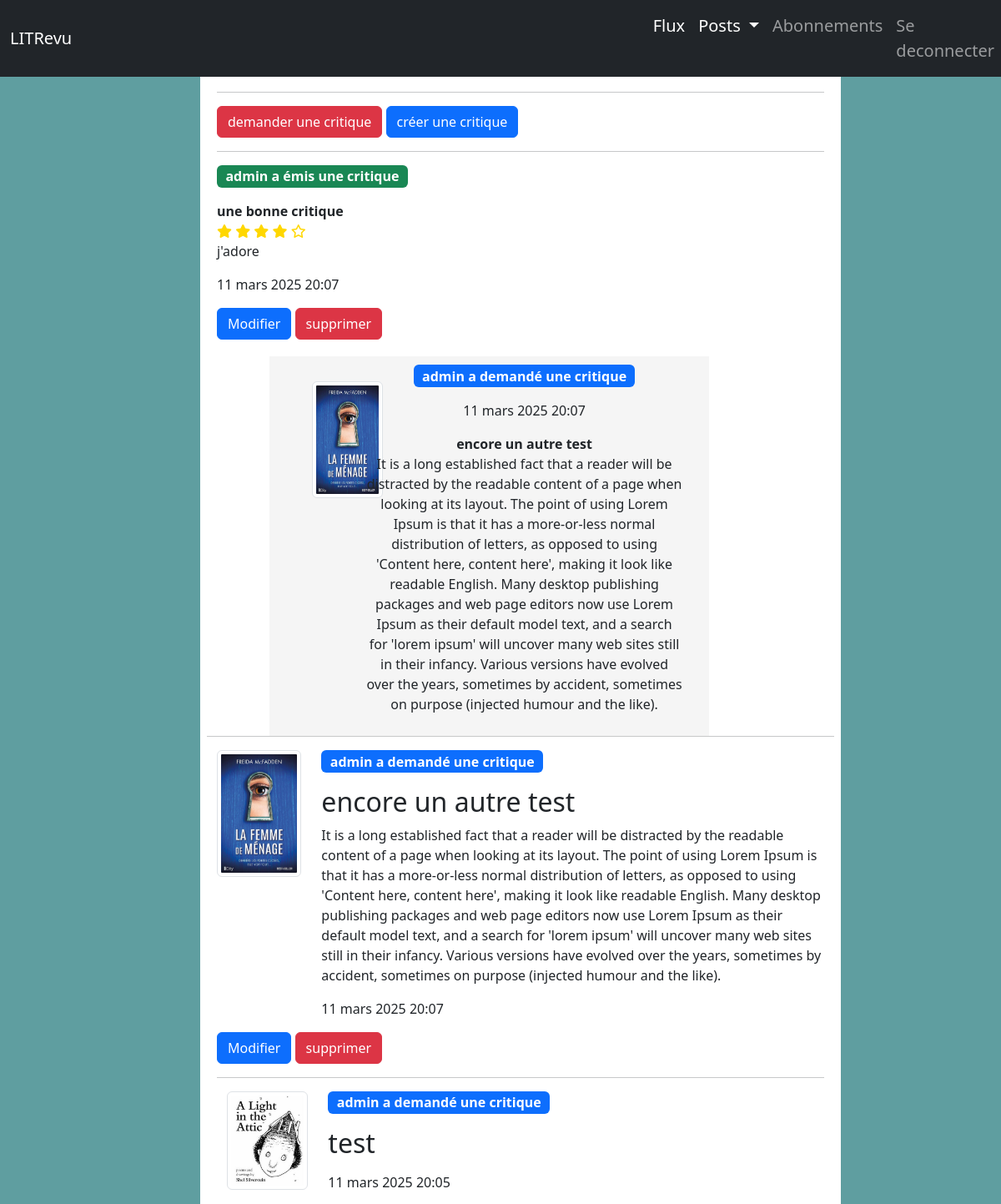
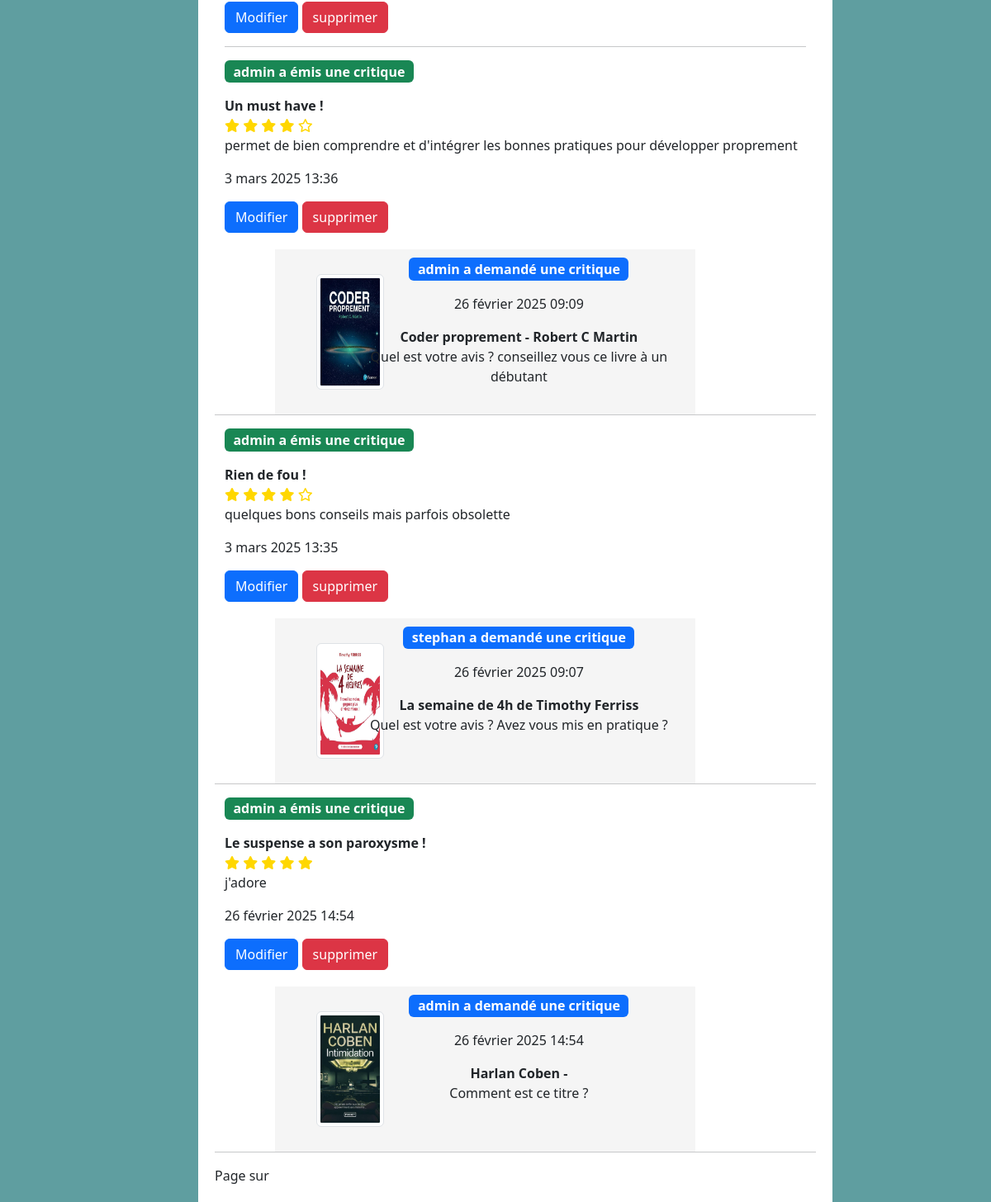
Screenshot of /home/ (signed in) with the database file from the repository (2 pictures, top to bottom).
### blog/models.py (models this page shows, shortened)
class Review(models.Model):
    ticket = models.ForeignKey(to=Ticket, on_delete=models.CASCADE)
    rating = models.PositiveSmallIntegerField(
        validators=[MinValueValidator(0), MaxValueValidator(5)])
    headline = models.CharField(max_length=128)
    body = models.CharField(max_length=8192, blank=True)
    user = models.ForeignKey(
        to=settings.AUTH_USER_MODEL, on_delete=models.CASCADE)
    time_created = models.DateTimeField(auto_now_add=True)
    def empty_stars(self):
        return 5 - self.rating

class Ticket(models.Model):
    image = models.ForeignKey(Photo,
                              null=True,
                              on_delete=models.SET_NULL,
                              blank=True)
    title = models.CharField(max_length=128)
    description = models.TextField(max_length=2048, blank=True)
    user = models.ForeignKey(settings.AUTH_USER_MODEL,
                             on_delete=models.CASCADE
                             )
    time_created = models.DateTimeField(auto_now_add=True)

class Photo(models.Model):
    image = models.ImageField(blank=True, null=True)
    caption = models.CharField(max_length=128, blank=True, null=True)
    uploader = models.ForeignKey(settings.AUTH_USER_MODEL,
                                 on_delete=models.CASCADE)
    date_created = models.DateTimeField(auto_now_add=True)
    IMAGE_MAX_SIZE = (800, 800)

### authentication/models.py (models this page shows)
class User(AbstractUser):
    pass

### blog/views.py (the view)
# urls.py: path('home/', FluxView.as_view(), name='home'),
class FluxView(LoginRequiredMixin, ListView):
    template_name = 'blog/home.html'
    context_object_name = 'page_obj'
    paginate_by = 6
    def get_queryset(self):
        user = self.request.user
        followed_user_ids = UserFollow.objects.filter(
            user=user).values_list('followed_user', flat=True)
        tickets = Ticket.objects.filter(
            user__in=followed_user_ids) | Ticket.objects.filter(user=user)
        reviews = Review.objects.filter(
            user__in=followed_user_ids) | Review.objects.filter(user=user)
        posts = sorted(list(tickets) + list(reviews),
                       key=lambda x: x.time_created, reverse=True)
        return posts

### blog/templates/blog/home.html (shortened to what this page needs)
{% extends 'base.html' %}
{% block content %}
<h1>Mes flux</h1>
<hr>
<a class="btn btn-danger" href="{% url 'ticket_create' %}">demander une critique</a>
<a class="btn btn-primary" class="btn-primary" href="{% url 'ticket_and_review' %}">créer une critique</a>
<hr>
{% for post in page_obj %}
    {%if post.title %}
    <div class="container">
        <div class="row">
        <div class="col-md-2">
            {% if post.image and post.image.image %}
                <img src="{{ post.image.image.url }}" class="img-thumbnail" width="200" height="200" alt="Image for {{ post.title }}">
            {%endif%}
        </div>
        <div class="col-md-10">
            <p class="badge bg-primary">{{ post.user }} a demandé une critique</p>
            <h2>{{ post.title }}</h2>
            <p>{{ post.description }}</p>
            <p>{{ post.time_created }}</p>
        </div>
        </div>
        {% if post.user == user %}
        <div class="row">
            <div class="col-md-12">
            <a class="btn btn-primary"  href="{% url 'edit_ticket' post.id %}">
                Modifier
            </a>
            <a class="btn btn-danger" type="dropdown-item" href="{% url 'ticket_delete' post.id %}">
                supprimer
            </a>
        </div>
        {% else %}
        <div class="row">
            <div class="col-md-12">
            <a class="btn btn-primary"  href="{% url 'review_create' post.id %}">
                Créer une critique
            </a>
        {%endif%}
    </div>
    {%endif%}
    {%if post.headline %}
    <div class="review">
    <p class="badge bg-success">{{ post.user }} a émis une critique</p>
    <div>
    <strong>{{ post.headline }}</strong>
    <div class="rating">
        {% for _ in ""|ljust:post.rating %}
        <i class="fas fa-star"></i>
        {% endfor %}
        {% for _ in ""|ljust:post.empty_stars %}
            <i class="far fa-star"></i>
        {% endfor %}
    </div>
    </div>
    <p>{{ post.body }}</p>
    <p>{{ post.time_created }}</p>
    {% if post.user == user %}
    <div class="row">
        <div class="col-md-12">
        <a class="btn btn-primary"  href="{% url 'review_edit' post.id %}">
            Modifier
        </a>
        <a class="btn btn-danger" type="dropdown-item" href="{% url 'review_delete' post.id %}">
            supprimer
        </a>
    </div>
    {%endif%}
    <div class="downTicket">
        <div class="col-md-2">
        {% if post.ticket.image and post.ticket.image.image %}
            <img src="{{ post.ticket.image.image.url }}" class="img-thumbnail" alt="Première de couverture de {{ post.ticket.title }}">
        {%endif%}
        </div>
        <div class="col-md-9">
        <p class="badge bg-primary">{{ post.ticket.user }} a demandé une critique</p>
        <p>{{ post.ticket.time_created }}</p>
        <strong>{{ post.ticket.title }}</strong>
        <p>{{ post.ticket.description }}</p>
        </div>
    </div>
    {%endif%}
    <hr>
{% endfor %}
    <div class="pagination">
        <span>
            Page {{ page_obj.number }} sur {{ page_obj.paginator.num_pages }}
        </span>
    </div>
{% endblock content %}

### static/css/styles.css (style rules this page uses)
* { margin: 0; padding: 0; box-sizing: border-box; }
body { width: 80%; margin-left: 20%; margin-right: 20%; }
h1 { text-align: center; }
.downTicket { background-color: whitesmoke; display: flex; justify-content: center; margin-top: 20px; margin-left: 10%; padding: 10px; text-align: center; width: 70%; }
.downTicket .img-thumbnail { width: 120px; height: 140px; margin: 20px; }
.bg-image { background-color: cadetblue; }
.badge { max-width: 400px; font-size: 1em; }
.fa-star { color: gold; }

### rows the page displays
Review: user "admin", headline "une bonne critique", rating 4 (drawn), body "j'adore", time_created "11 mars 2025 20:07", shows "Modifier", ticket.image.image (picture), ticket.user "admin", ticket.time_created "11 mars 2025 20:07", ticket "encore un autre test", ticket.description "It is a long established fact that a reader will be distracted by the readable content of a page when looking at its layout. The point of using Lorem Ipsum is that it has a more-or-less normal distribution of letters, as opposed to using 'Content here, content here', making it look like readable English. Many desktop publishing packages and web page editors now use Lorem Ipsum as their default model text, and a search for 'lorem ipsum' will uncover many web sites still in their infancy. Various versions have evolved over the years, sometimes by accident, sometimes on purpose (injected humour and the like)."
Ticket: image.image (picture), user "admin", title "encore un autre test", description "It is a long established fact that a reader will be distracted by the readable content of a page when looking at its layout. The point of using Lorem Ipsum is that it has a more-or-less normal distribution of letters, as opposed to using 'Content here, content here', making it look like readable English. Many desktop publishing packages and web page editors now use Lorem Ipsum as their default model text, and a search for 'lorem ipsum' will uncover many web sites still in their infancy. Various versions have evolved over the years, sometimes by accident, sometimes on purpose (injected humour and the like).", time_created "11 mars 2025 20:07", shows "Modifier"
Ticket: image.image (picture), user "admin", title "test", time_created "11 mars 2025 20:05", shows "Modifier"
Review: user "admin", headline "Un must have !", rating 4 (drawn), body "permet de bien comprendre et d'intégrer les bonnes pratiques pour développer proprement", time_created "3 mars 2025 13:36", shows "Modifier", ticket.image.image (picture), ticket.user "admin", ticket.time_created "26 février 2025 09:09", ticket "Coder proprement - Robert C Martin", ticket.description "Quel est votre avis ? conseillez vous ce livre à un débutant"
Review: user "admin", headline "Rien de fou !", rating 4 (drawn), body "quelques bons conseils mais parfois obsolette", time_created "3 mars 2025 13:35", shows "Modifier", ticket.image.image (picture), ticket.user "stephan", ticket.time_created "26 février 2025 09:07", ticket "La semaine de 4h de Timothy Ferriss", ticket.description "Quel est votre avis ? Avez vous mis en pratique ?"
Review: user "admin", headline "Le suspense a son paroxysme !", rating 5 (drawn), body "j'adore", time_created "26 février 2025 14:54", shows "Modifier", ticket.image.image (picture), ticket.user "admin", ticket.time_created "26 février 2025 14:54", ticket "Harlan Coben -", ticket.description "Comment est ce titre ?"
